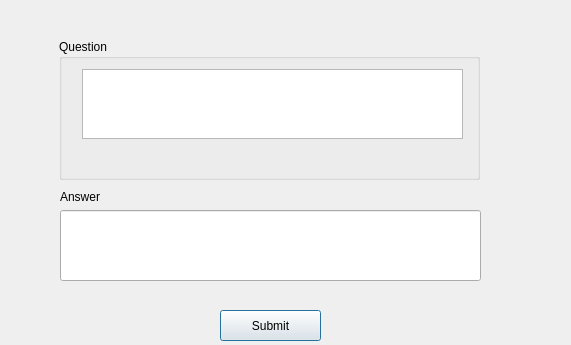
<?xml version="1.0" encoding="UTF-8"?>
<ui version="4.0">
 <class>studentNormal</class>
 <widget class="QDialog" name="studentNormal">
  <property name="geometry">
   <rect>
    <x>0</x>
    <y>0</y>
    <width>571</width>
    <height>345</height>
   </rect>
  </property>
  <property name="windowTitle">
   <string>Dialog</string>
  </property>
  <widget class="QGroupBox" name="groupBox">
   <property name="geometry">
    <rect>
     <x>59</x>
     <y>39</y>
     <width>421</width>
     <height>141</height>
    </rect>
   </property>
   <property name="title">
    <string>Question</string>
   </property>
   <widget class="QTextEdit" name="question">
    <property name="geometry">
     <rect>
      <x>23</x>
      <y>30</y>
      <width>381</width>
      <height>70</height>
     </rect>
    </property>
    <property name="readOnly">
     <bool>true</bool>
    </property>
   </widget>
  </widget>
  <widget class="QPushButton" name="submit">
   <property name="geometry">
    <rect>
     <x>220</x>
     <y>310</y>
     <width>101</width>
     <height>31</height>
    </rect>
   </property>
   <property name="text">
    <string>Submit</string>
   </property>
  </widget>
  <widget class="QLineEdit" name="answer">
   <property name="geometry">
    <rect>
     <x>60</x>
     <y>210</y>
     <width>421</width>
     <height>71</height>
    </rect>
   </property>
  </widget>
  <widget class="QLabel" name="label">
   <property name="geometry">
    <rect>
     <x>60</x>
     <y>190</y>
     <width>47</width>
     <height>13</height>
    </rect>
   </property>
   <property name="text">
    <string>Answer</string>
   </property>
  </widget>
 </widget>
 <resources/>
 <connections/>
</ui>
